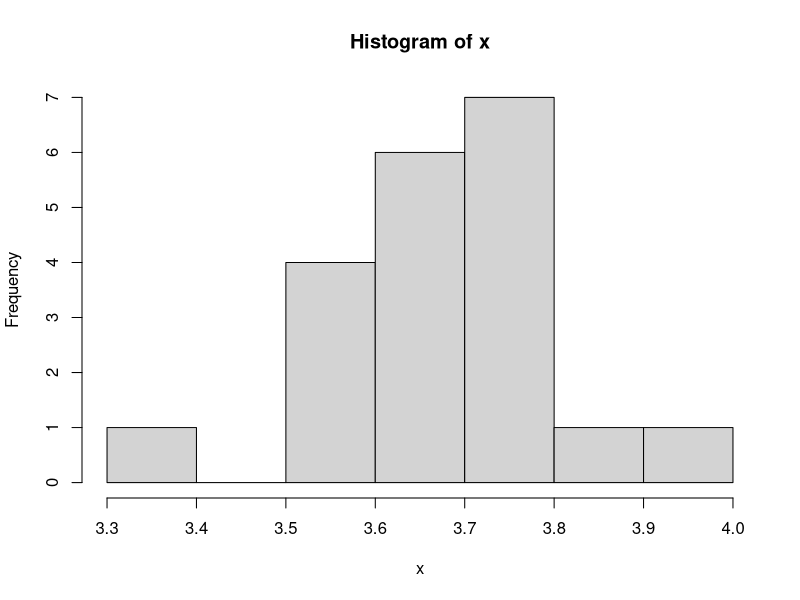
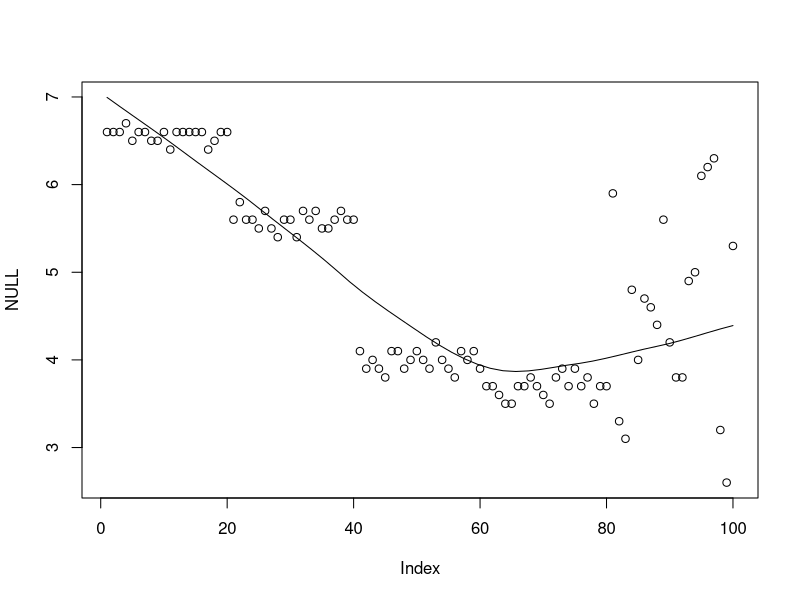

These figures' R source, in order:
rnorm(20)


# Use a different mean and standard deviation
x <- rnorm(20, mean=3.7, sd=.1)
cat(x,sep = "\n")

print(x)

hist(x)

n <- read.csv("gum_raw_data.csv",header=TRUE)

summary(n)
mean(n)
min(n)
max(n)

scatter.smooth(n, y = NULL)
